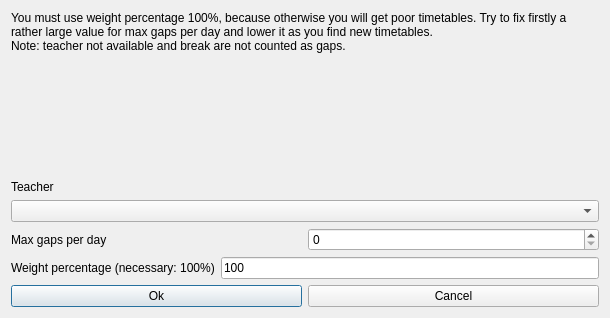
<?xml version="1.0" encoding="UTF-8"?>
<ui version="4.0">
 <class>ModifyConstraintTeacherMaxGapsPerDayForm_template</class>
 <widget class="QDialog" name="ModifyConstraintTeacherMaxGapsPerDayForm_template">
  <property name="geometry">
   <rect>
    <x>0</x>
    <y>0</y>
    <width>610</width>
    <height>318</height>
   </rect>
  </property>
  <property name="windowTitle">
   <string extracomment="This is the title of the dialog to modify a constraint of this type">Modify teacher max gaps per day</string>
  </property>
  <layout class="QVBoxLayout" name="verticalLayout_2">
   <item>
    <widget class="QLabel" name="instructionsTextLabel">
     <property name="sizePolicy">
      <sizepolicy hsizetype="Minimum" vsizetype="Minimum">
       <horstretch>0</horstretch>
       <verstretch>0</verstretch>
      </sizepolicy>
     </property>
     <property name="frameShape">
      <enum>QFrame::NoFrame</enum>
     </property>
     <property name="frameShadow">
      <enum>QFrame::Plain</enum>
     </property>
     <property name="text">
      <string>You must use weight percentage 100%, because otherwise you will get poor timetables. Try to fix firstly a rather large value for max gaps per day and lower it as you find new timetables.
Note: teacher not available and break are not counted as gaps.</string>
     </property>
     <property name="wordWrap">
      <bool>true</bool>
     </property>
    </widget>
   </item>
   <item>
    <spacer name="spacer4">
     <property name="orientation">
      <enum>Qt::Vertical</enum>
     </property>
     <property name="sizeType">
      <enum>QSizePolicy::Expanding</enum>
     </property>
     <property name="sizeHint" stdset="0">
      <size>
       <width>99</width>
       <height>99</height>
      </size>
     </property>
    </spacer>
   </item>
   <item>
    <layout class="QVBoxLayout" name="verticalLayout">
     <item>
      <widget class="QLabel" name="teacherTextLabel">
       <property name="frameShape">
        <enum>QFrame::NoFrame</enum>
       </property>
       <property name="frameShadow">
        <enum>QFrame::Plain</enum>
       </property>
       <property name="text">
        <string>Teacher</string>
       </property>
       <property name="wordWrap">
        <bool>false</bool>
       </property>
      </widget>
     </item>
     <item>
      <widget class="QComboBox" name="teachersComboBox">
       <property name="editable">
        <bool>false</bool>
       </property>
       <property name="insertPolicy">
        <enum>QComboBox::NoInsert</enum>
       </property>
       <property name="autoCompletion">
        <bool>false</bool>
       </property>
       <property name="duplicatesEnabled">
        <bool>false</bool>
       </property>
      </widget>
     </item>
    </layout>
   </item>
   <item>
    <layout class="QHBoxLayout" name="horizontalLayout">
     <item>
      <widget class="QLabel" name="textLabel1">
       <property name="text">
        <string>Max gaps per day</string>
       </property>
       <property name="wordWrap">
        <bool>false</bool>
       </property>
      </widget>
     </item>
     <item>
      <widget class="QSpinBox" name="maxGapsSpinBox"/>
     </item>
    </layout>
   </item>
   <item>
    <layout class="QHBoxLayout" name="horizontalLayout_2">
     <item>
      <widget class="QLabel" name="weightTextLabel">
       <property name="frameShape">
        <enum>QFrame::NoFrame</enum>
       </property>
       <property name="frameShadow">
        <enum>QFrame::Plain</enum>
       </property>
       <property name="text">
        <string>Weight percentage (necessary: 100%)</string>
       </property>
       <property name="wordWrap">
        <bool>false</bool>
       </property>
      </widget>
     </item>
     <item>
      <widget class="QLineEdit" name="weightLineEdit">
       <property name="text">
        <string notr="true">100</string>
       </property>
      </widget>
     </item>
    </layout>
   </item>
   <item>
    <layout class="QHBoxLayout">
     <item>
      <widget class="QPushButton" name="okPushButton">
       <property name="text">
        <string>Ok</string>
       </property>
      </widget>
     </item>
     <item>
      <widget class="QPushButton" name="cancelPushButton">
       <property name="text">
        <string>Cancel</string>
       </property>
      </widget>
     </item>
    </layout>
   </item>
  </layout>
 </widget>
 <layoutdefault spacing="6" margin="11"/>
 <resources/>
 <connections/>
</ui>
